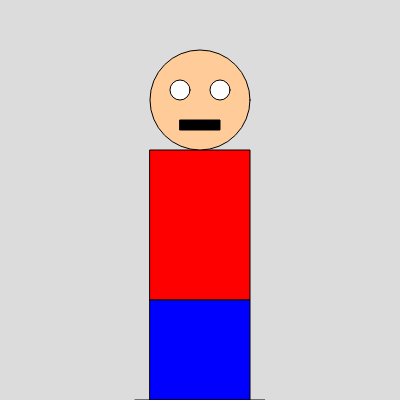
Frame 1 (no input)
Frame 60 (no input): identical to frame 1, image omitted
Frame 120 (the mouse pressed at the canvas centre since frame 60): identical to frame 1, image omitted

The p5.js sketch that drew this single still picture (run headless with seeded random() and noise() and a simulated clock; from frame 60 on, the mouse is pressed at the canvas centre):

// p5.js sketch
// ── sketch.js
function setup() {
  createCanvas(400, 400);
}

function draw() {
  background(220);

  // Dibujar una camisa
  fill(255, 0, 0); // Color rojo
  rect(150, 150, 100, 150);

  // Dibujar pantalones
  fill(0, 0, 255); // Color azul
  rect(150, 300, 100, 100);

  // Dibujar zapatos
  fill(0); // Color negro
  rect(135, 400, 130, 30);

  // Dibujar cabeza
  fill(255, 204, 153); // Color piel
  ellipse(200, 100, 100, 100);

  // Dibujar ojos
  fill(255); // Color blanco
  ellipse(180, 90, 20, 20);
  ellipse(220, 90, 20, 20);

  // Dibujar boca
  fill(0); // Color negro
  rect(180, 120, 40, 10);
}

// ── style.js
function setup() {
  createCanvas(windowWidth, windowHeight);
  background(255, 0, 200);
}
